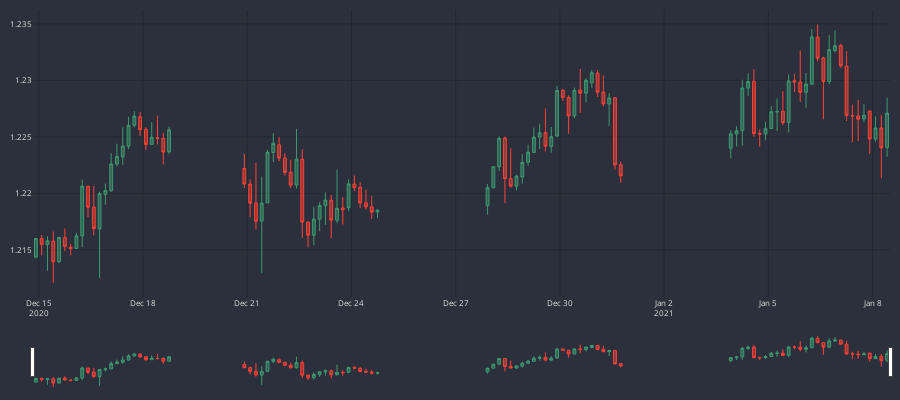

The code cell stored with this chart in its notebook:
### Code cell
fig = go.Figure()
fig.add_trace(go.Candlestick(
    x=df_plot.time,
    open=df_plot.mid_o,
    high=df_plot.mid_h,
    low=df_plot.mid_l,
    close=df_plot.mid_c,
    line=dict(width=1), opacity=1
))

fig.update_yaxes(
    gridcolor="#1f292f"
)
fig.update_xaxes(
    gridcolor="#1f292f",
    rangeslider=dict(visible=False)
)

fig.update_layout(
    width=900,
    height=400,
    margin=dict(l=10,r=10,b=10,t=10),
    paper_bgcolor="#2c303c",
    plot_bgcolor="#2c303c",
    font=dict(size=8, color="#e1e1e1")
)

fig.show()
